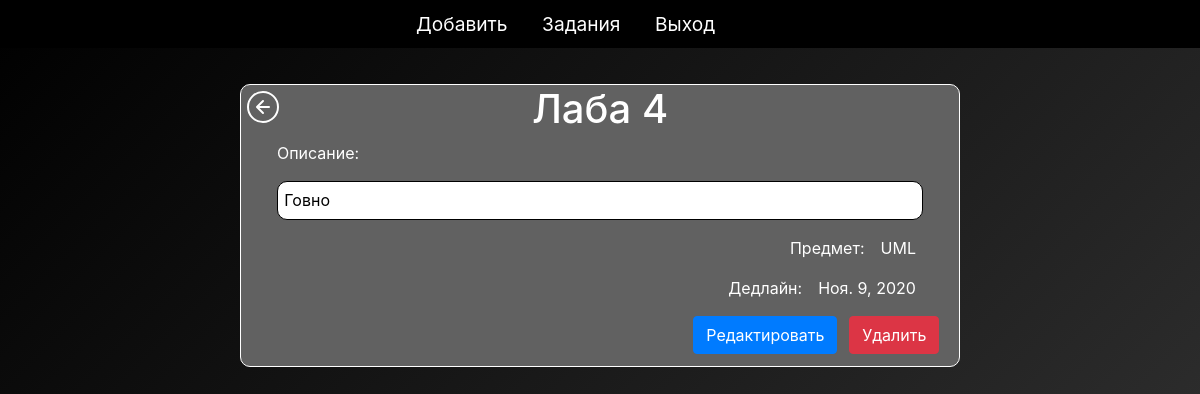
/description-3, run on an earlier commit of the app's database.
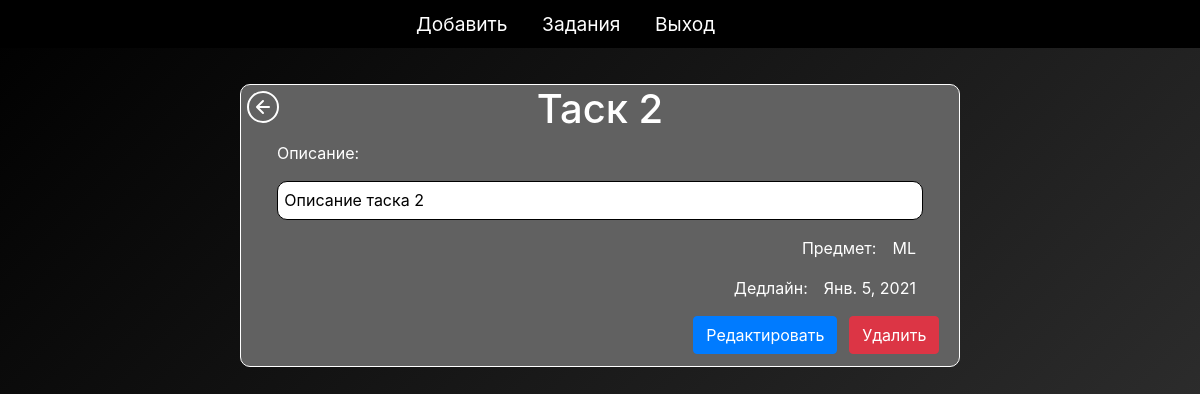
And on a later commit of the database.
### sod/models.py (models this page shows, shortened)
class Task(models.Model):
    name = models.CharField('Название', max_length=50)
    description = models.TextField('Описание')
    date = models.DateField()
    object = models.CharField('Название предмета', max_length=50)
    image = models.ImageField("Изображение", upload_to="images/", default="images/default.jpg")

### sod/views.py (the view)
# urls.py: path('description-<int:pk>', views.DescriptionDetail.as_view(), name='description'),
class DescriptionDetail(DetailView):
    model = Task
    context_object_name = 'task'
    template_name = 'sod/description.html'

### templates/sod/description.html (shortened to what this page needs)
{% extends "sod/base.html" %}
{% block content %}
    <body>
    <main>
        <div class="TaskDetail">
            <div>
                <h1>{{ task.name }}</h1>
            </div>
            <div>
                <p>Описание:</p>
                <p>{{ task.description }}</p>
            </div>
            <div>
                <p>Предмет:</p>
                <p>{{ task.object }}</p>
            </div>
            <div>
                <p>Дедлайн:</p>
                <p>{{ task.date }}</p>
            </div>
            <div class="Change">
                <button onClick="window.location.href='/updatetask-{{ task.id }}'" class="btn btn-primary">Редактировать
                </button>
                <button onClick="window.location.href='/deletetask-{{ task.id }}'" class="btn btn-danger">Удалить
                </button>
            </div>
            <div class="Back">
                <a href="tasks">
                </a>
            </div>
        </div>
    </main>
    </body>
{% endblock content %}

What changed in the data, as far as the page shows it:
changed Task: name "Лаба 4" → "Таск 2"; description "Говно" → "Описание таска 2"; object "UML" → "ML"; date "Ноя. 9, 2020" → "Янв. 5, 2021"
